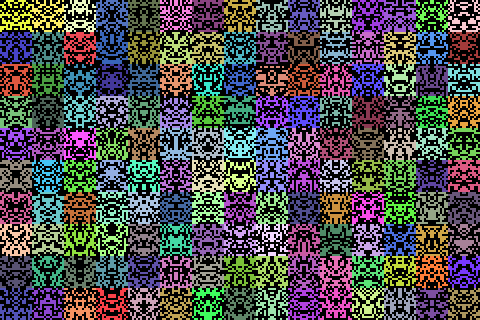
Frame 1 (no input)
Frame 2 (the mouse pressed at the canvas centre, redrawn once): identical to frame 1, image omitted

The p5.js sketch that drew this single still picture (run headless with seeded random() and noise() and a simulated clock; the mouse was pressed at the canvas centre and the sketch redrawn once):

// p5.js sketch
// ── sketch.js
console.log("Hello p5.js!!");

const DEG_TO_RAD  = Math.PI / 180;

// 初期化
function setup(){
	console.log("setup");
	createCanvas(480, 320);
	noLoop();
	background(0);

	fill(255, 255, 255);
	noStroke();

	let padding = 32;
	let cols = width / padding;
	let rows = height / padding;
	for(let r=0; r<rows; r++){
		for(let c=0; c<cols; c++){
			let inv = new Invader(c*padding, r*padding, 200, 200, 200);
			inv.draw();
		}
	}
}

// 連続処理
function draw(){
	console.log("draw");
}

class Invader{

	constructor(x, y, r, g, b){
		this._x = x;
		this._y = y;
		this._r = Math.floor(Math.random() * r) + 255 - r;
		this._g = Math.floor(Math.random() * g) + 255 - g;
		this._b = Math.floor(Math.random() * b) + 255 - b;
		this._size = 2;
	}

	draw(){
		fill(this._r, this._g, this._b);

		for(let r=0; r<16; r++){

			let seed = "11111111";
			let max  = parseInt(seed, 2);
			let num  = Math.floor(Math.random() * max);
			let str  = num.toString(2);

			if(str.length < 8){
				let total = 8 - str.length;
				let prefix = "";
				for(let i=0; i<total; i++){
					prefix += "0";
				}
				str = prefix + str;
			}

			let strL = str;
			let strR = strL.split("").reverse().join("");

			// Left
			for(let c=0; c<strL.length; c++){
				if(strL[c] === "1"){
					let posX = this._x + this._size * c;
					let posY = this._y + this._size * r;
					rect(posX, posY, this._size, this._size);
				}
			}

			// Right
			for(let c=0; c<strR.length; c++){
				if(strR[c] === "1"){
					let posX = this._x + this._size * c + seed.length * this._size;
					let posY = this._y + this._size * r;
					rect(posX, posY, this._size, this._size);
				}
			}
		}
	}
}
